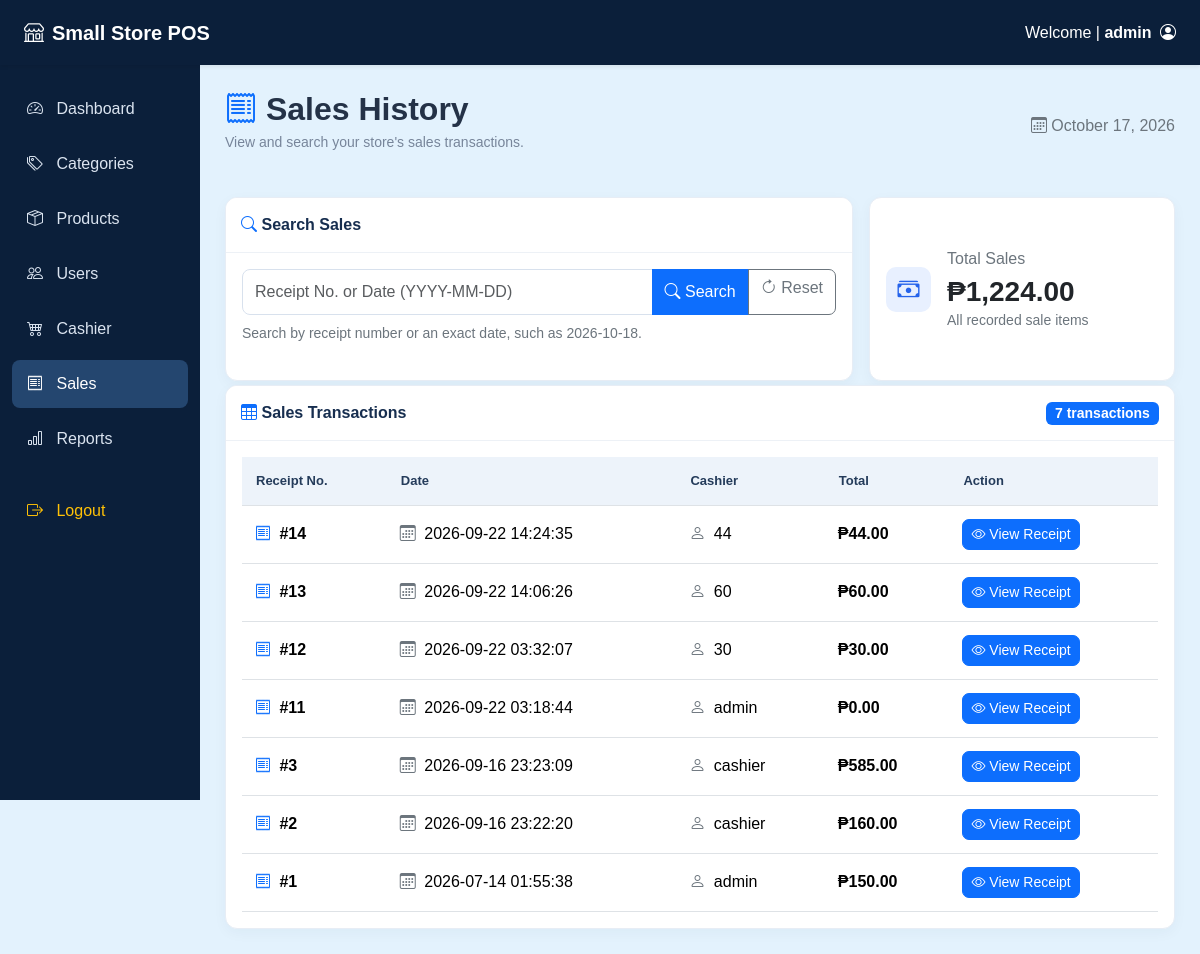
/sales.php (signed in), run on the app's committed database.
### tables this page shows
CREATE TABLE `sales` (
  `sale_id` int(11) NOT NULL AUTO_INCREMENT,
  `sale_date` datetime NOT NULL,
  `total` decimal(10,2) NOT NULL,
  `cashier` varchar(50) NOT NULL,
  `cash` decimal(10,2) NOT NULL,
  `change_amount` decimal(10,2) NOT NULL,
  PRIMARY KEY (`sale_id`)
);

### sales.php (the view, shortened to what this page needs)
<?php
include "config.php";
if(isset($_POST['search'])){
    $keyword = trim($_POST['keyword']);
    if($keyword == ""){
        $message = "Please enter a sale ID or date.";
        $color = "danger";
        $sales = mysqli_query($conn, "
            SELECT sales.sale_id, sales.sale_date, sales.cashier,
            COALESCE(SUM(sale_items.subtotal),0) AS total
            FROM sales
            LEFT JOIN sale_items ON sales.sale_id = sale_items.sale_id
            GROUP BY sales.sale_id, sales.sale_date, sales.cashier
            ORDER BY sales.sale_date DESC
        ");
    }
    else{
        $search_keyword = "%" . $keyword . "%";
        $stmt = mysqli_prepare($conn, "
            SELECT sales.sale_id, sales.sale_date, sales.cashier,
            COALESCE(SUM(sale_items.subtotal),0) AS total
            FROM sales
            LEFT JOIN sale_items ON sales.sale_id = sale_items.sale_id
            WHERE sales.sale_id LIKE ?
            OR DATE(sales.sale_date) = ?
            GROUP BY sales.sale_id, sales.sale_date, sales.cashier
            ORDER BY sales.sale_date DESC
        ");
        mysqli_stmt_bind_param($stmt, "ss", $search_keyword, $keyword);
        mysqli_stmt_execute($stmt);
        $sales = mysqli_stmt_get_result($stmt);
        mysqli_stmt_close($stmt);
    }
}
else{
    $sales = mysqli_query($conn, "
        SELECT sales.sale_id, sales.sale_date, sales.cashier,
        COALESCE(SUM(sale_items.subtotal),0) AS total
        FROM sales
        LEFT JOIN sale_items ON sales.sale_id = sale_items.sale_id
        GROUP BY sales.sale_id, sales.sale_date, sales.cashier
        ORDER BY sales.sale_date DESC
    ");
}
$total = mysqli_query($conn, "
    SELECT COALESCE(SUM(subtotal),0) AS total_sales
    FROM sale_items
");
$row = mysqli_fetch_assoc($total);
$grand_total = (float)$row['total_sales'];
?>
<!DOCTYPE html>
<html lang="en">
    <head>
        <link href="https://cdn.jsdelivr.net/npm/bootstrap@5.3.3/dist/css/bootstrap.min.css" rel="stylesheet">
        <link rel="stylesheet" href="https://cdn.jsdelivr.net/npm/bootstrap-icons@1.11.3/font/bootstrap-icons.min.css">
        <link rel="stylesheet" href="css/style.css">
    </head>
    <body>
        <nav class="navbar navbar-dark topbar shadow-sm">
            <div class="container-fluid px-4">
                <a href="dashboard.php" class="navbar-brand fw-bold">
                    <i class="bi bi-shop me-2"></i>Small Store POS
                </a>
                <div class="text-white">
                    Welcome |
                    <b><?php echo htmlspecialchars($_SESSION['username']); ?></b>
                    <i class="bi bi-person-circle ms-1"></i>
                </div>
            </div>
        </nav>
        <div class="container-fluid">
            <div class="row">
                <div class="col-md-2 p-0">
                    <div class="sidebar">
                        <a href="dashboard.php">
                            <i class="bi bi-speedometer2"></i> Dashboard
                        </a>
                        <?php if($_SESSION['role'] == "Admin"){ ?>
                            <a href="categories.php">
                                <i class="bi bi-tags"></i> Categories
                            </a>
                            <a href="products.php">
                                <i class="bi bi-box-seam"></i> Products
                            </a>
                            <a href="users.php">
                                <i class="bi bi-people"></i> Users
                            </a>
                        <?php } ?>
                        <a href="cashier.php">
                            <i class="bi bi-cart4"></i> Cashier
                        </a>
                        <a href="sales.php" class="active">
                            <i class="bi bi-receipt"></i> Sales
                        </a>
                        <?php if($_SESSION['role'] == "Admin"){ ?>
                            <a href="reports.php">
                                <i class="bi bi-bar-chart"></i> Reports
                            </a>
                        <?php } ?>
                        <a href="logout.php" class="text-warning mt-4">
                            <i class="bi bi-box-arrow-right"></i> Logout
                        </a>
                    </div>
                </div>
                <div class="col-md-10 main-content">
                    <div class="d-flex justify-content-between align-items-center flex-wrap mb-4">
                        <div>
                            <h2 class="fw-bold mb-1">
                                <i class="bi bi-receipt text-primary"></i>
                                Sales History
                            </h2>
                            <p class="page-subtitle mb-0">View and search your store's sales transactions.</p>
                        </div>
                        <div class="text-secondary mt-2">
                            <i class="bi bi-calendar3"></i>
                            <?php echo date("F d, Y"); ?>
                        </div>
                    </div>
                    <div class="row g-3 mb-4">
                        <div class="col-12 col-lg-8">
                            <div class="card content-card h-100">
                                <div class="card-header">
                                    <i class="bi bi-search text-primary"></i>
                                    Search Sales
                                </div>
                                <div class="card-body">
                                    <form method="POST">
                                        <div class="input-group">
                                            <input type="text" name="keyword" class="form-control" placeholder="Receipt No. or Date (YYYY-MM-DD)" value="<?php echo isset($_POST['search']) ? htmlspecialchars($_POST['keyword']) : ''; ?>">
                                            <button type="submit" name="search" class="btn btn-primary">
                                                <i class="bi bi-search"></i> Search
                                            </button>
                                            <a href="sales.php" class="btn btn-outline-secondary">
                                                <i class="bi bi-arrow-clockwise"></i> Reset
                                            </a>
                                        </div>
                                    </form>
                                    <small class="text-secondary d-block mt-2">
                                        Search by receipt number or an exact date, such as 2026-10-18.
                                    </small>
                                </div>
                            </div>
                        </div>
                        <div class="col-12 col-lg-4">
                            <div class="card content-card h-100">
                                <div class="card-body d-flex align-items-center gap-3">
                                    <div class="summary-icon">
                                        <i class="bi bi-cash-stack"></i>
                                    </div>
                                    <div>
                                        <p class="text-secondary mb-1">Total Sales</p>
                                        <h3 class="fw-bold mb-0">
                                            ₱<?php echo number_format($grand_total, 2); ?>
                                        </h3>
                                        <small class="text-secondary">All recorded sale items</small>
                                    </div>
                                </div>
                            </div>
                        </div>
                    </div>
                    <div class="card content-card">
                        <div class="card-header d-flex justify-content-between align-items-center flex-wrap gap-2">
                            <span>
                                <i class="bi bi-table text-primary"></i>
                                Sales Transactions
                            </span>
                            <span class="badge text-bg-primary">
                                <?php echo mysqli_num_rows($sales); ?> transactions
                            </span>
                        </div>
                        <div class="card-body">
                            <div class="table-responsive">
                                <table class="table table-hover">
                                    <thead>
                                        <tr>
                                            <th>Receipt No.</th>
                                            <th>Date</th>
                                            <th>Cashier</th>
                                            <th>Total</th>
                                            <th>Action</th>
                                        </tr>
                                    </thead>
                                    <tbody>
                                        <?php if(mysqli_num_rows($sales) > 0){ ?>
                                            <?php while($row = mysqli_fetch_assoc($sales)){ ?>
                                                <tr>
                                                    <td class="fw-semibold">
                                                        <i class="bi bi-receipt text-primary me-1"></i>
                                                        #<?php echo (int)$row['sale_id']; ?>
                                                    </td>
                                                    <td>
                                                        <i class="bi bi-calendar3 text-secondary me-1"></i>
                                                        <?php echo htmlspecialchars($row['sale_date']); ?>
                                                    </td>
                                                    <td>
                                                        <i class="bi bi-person text-secondary me-1"></i>
                                                        <?php echo htmlspecialchars($row['cashier']); ?>
                                                    </td>
                                                    <td class="fw-bold">
                                                        ₱<?php echo number_format((float)$row['total'], 2); ?>
                                                    </td>
                                                    <td>
                                                        <a
                                                            href="receipt.php?id=<?php echo (int)$row['sale_id']; ?>"
                                                            class="btn btn-primary btn-sm"
                                                        >
                                                            <i class="bi bi-eye"></i> View Receipt
                                                        </a>
                                                    </td>
                                                </tr>
                                            <?php } ?>
                                        <?php } ?>
                                    </tbody>
                                </table>
                            </div>
                        </div>
                    </div>
                </div>
            </div>
        </div>
    </body>
</html>

### css/style.css (style rules this page uses)
body { background:#f5f5f5; }
.card { margin-top:20px; border-radius:10px; }
.card-header { font-weight:bold; }
.table { background:white; }
.btn { border-radius:5px; }
h2,h3,h4,h5 { font-weight:bold; }
.badge { font-size:14px; }

### sales.php (style rules this page uses)
body { background: #e3f2fd; font-family: Arial, sans-serif; color: #243247; }
.topbar { background: #0b1f3a; min-height: 65px; }
.sidebar { background: #0b1f3a; min-height: calc(100vh - 65px); padding: 20px 12px; }
.sidebar a { display: block; color: #dbe4f0; text-decoration: none; padding: 12px 15px; margin-bottom: 7px; border-radius: 8px; transition: .2s; }
.sidebar a:hover, .sidebar a.active { background: #24466f; color: white; }
.sidebar a i { margin-right: 9px; }
.main-content { padding: 25px; }
.content-card { border: 1px solid #e7edf5; border-radius: 12px; box-shadow: 0 4px 14px rgba(20, 43, 73, 0.04); overflow: hidden; }
.content-card .card-header { background: white; color: #172e4f; font-weight: bold; padding: 15px; border-bottom: 1px solid #edf1f6; }
.form-control { border: 1px solid #d8e1ed; border-radius: 8px; padding: 10px 12px; }
.table { vertical-align: middle; margin-bottom: 0; }
.table thead th { background: #edf3fa; color: #243b5a; font-size: 13px; padding: 14px; white-space: nowrap; }
.table tbody td { padding: 13px; }
.page-subtitle { color: #77859a; font-size: 14px; }
.summary-icon { width: 45px; height: 45px; display: flex; align-items: center; justify-content: center; border-radius: 10px; background: #e8f0ff; color: #2563eb; font-size: 22px; }
.btn { border-radius: 7px; }

### data on the page
sales: sale_id "14", sale_date "2026-09-22 14:24:35", cashier "44", total "44.00"
sales: sale_id "13", sale_date "2026-09-22 14:06:26", cashier "60", total "60.00"
sales: sale_id "12", sale_date "2026-09-22 03:32:07", cashier "30", total "30.00"
sales: sale_id "11", sale_date "2026-09-22 03:18:44", cashier "admin", total "0.00"
sales: sale_id "3", sale_date "2026-09-16 23:23:09", cashier "cashier", total "585.00"
sales: sale_id "2", sale_date "2026-09-16 23:22:20", cashier "cashier", total "160.00"
sales: sale_id "1", sale_date "2026-07-14 01:55:38", cashier "admin", total "150.00"

### other printed values
$_SESSION['username'] "admin"
$grand_total "1,224.00"
mysqli_num_rows($sales) "7"
